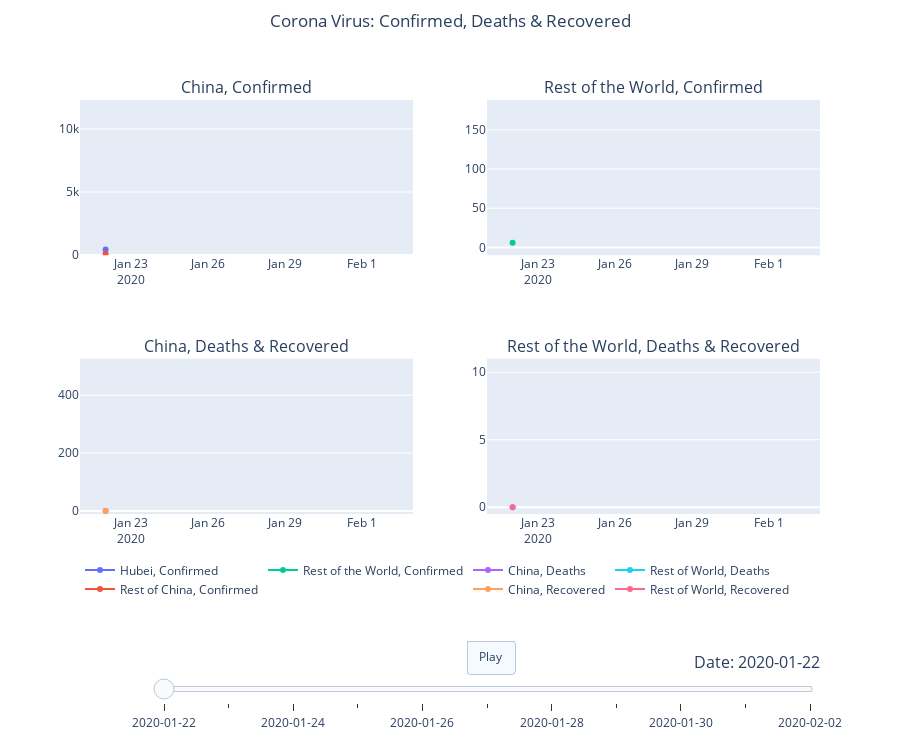

Notebook code for this chart:
### Markdown cell above
Lastly, let's see how number of confirmed, deaths and recovered evolve over time, in China and the rest of the world.

**Take care**, y-scales are very different!

### Code cell
import plotly.express as px
import plotly.graph_objs as go
from plotly.offline import iplot, init_notebook_mode
import plotly.figure_factory as ff
from plotly import subplots
init_notebook_mode(connected=True)

from datetime import timedelta

china=df.loc[df['Country']=='China']
hubei=china.loc[china['PS']=='Hubei']
rest_of_china=china.loc[china['PS']!='Hubei'].groupby('Date').sum().reset_index()

china=china.groupby('Date').sum().reset_index()

agg_df=df.groupby(['Country', 'Date']).sum().reset_index()

rest_df=agg_df.loc[agg_df['Country']!='China'].groupby('Date').sum().reset_index()



dates = np.sort(df['Date'].unique())
dt_range = [np.min(dates)-timedelta(days=1), np.max(dates)+timedelta(days=1)]

# Row 1
frames_hubei = [go.Scatter(x=hubei['Date'],
                           y=hubei.loc[hubei['Date']<=dt, 'Confirmed'],
                           name='Hubei, Confirmed',
                           legendgroup="21") for dt in dates]

frames_rchina = [go.Scatter(x=rest_of_china['Date'],
                           y=rest_of_china.loc[rest_of_china['Date']<=dt, 'Confirmed'],
                           name='Rest of China, Confirmed',
                           legendgroup="21") for dt in dates]


frames_world = [go.Scatter(x=rest_df['Date'],
                           y=rest_df.loc[rest_df['Date']<=dt, 'Confirmed'],
                           name='Rest of the World, Confirmed',
                           legendgroup="22") for dt in dates]


# Row 2
frames_china_d = [go.Scatter(x=china['Date'],
                           y=china.loc[china['Date']<=dt, 'Deaths'],
                           name='China, Deaths',
                           legendgroup="31") for dt in dates]

frames_china_r = [go.Scatter(x=china['Date'],
                           y=china.loc[china['Date']<=dt, 'Recovered'],
                           name='China, Recovered',
                           legendgroup="31") for dt in dates]


frames_world_d = [go.Scatter(x=rest_df['Date'],
                           y=rest_df.loc[rest_df['Date']<=dt, 'Deaths'],
                           name='Rest of World, Deaths',
                           legendgroup="32") for dt in dates]

frames_world_r = [go.Scatter(x=rest_df['Date'],
                           y=rest_df.loc[rest_df['Date']<=dt, 'Recovered'],
                           name='Rest of World, Recovered',
                           legendgroup="32") for dt in dates]




fig = make_subplots(
    rows=2, cols=2,
    specs=[[{}, {}],
           [{}, {}]],
    subplot_titles=("China, Confirmed", 'Rest of the World, Confirmed',
                    "China, Deaths & Recovered", 'Rest of the World, Deaths & Recovered'))


# Row 1: Confirmed
fig.add_trace(frames_hubei[0], row=1, col=1)
fig.add_trace(frames_rchina[0], row=1, col=1)
fig.add_trace(frames_world[0], row=1,col=2)


# Row 2: Deaths & Recovered
fig.add_trace(frames_china_d[0], row=2, col=1)
fig.add_trace(frames_china_r[0], row=2, col=1)
fig.add_trace(frames_world_d[0], row=2,col=2)
fig.add_trace(frames_world_r[0], row=2,col=2)


# Add Layout
fig.update_xaxes(showgrid=False)

fig.update_layout(
        title={
            'text': 'Corona Virus: Confirmed, Deaths & Recovered',
            'y':0.98,
            'x':0.5,
            'xanchor': 'center',
            'yanchor': 'top'},
        height=750,
        legend_orientation="h",
        #legend=dict(x=1, y=0.4),
        xaxis1=dict(range=dt_range, autorange=False),
        yaxis1=dict(range=[-10, hubei['Confirmed'].max()*1.1 ], autorange=False),
        xaxis2=dict(range=dt_range, autorange=False),
        yaxis2=dict(range=[-10, rest_df['Confirmed'].max()*1.1 ], autorange=False),
        xaxis3=dict(range=dt_range, autorange=False),
        yaxis3=dict(range=[-10, np.max([china['Recovered'].max(), china['Deaths'].max()])*1.1 ], autorange=False),
        xaxis4=dict(range=dt_range, autorange=False),
        yaxis4=dict(range=[-0.5, np.max([rest_df['Recovered'].max(), rest_df['Deaths'].max()])*1.1], autorange=False),
        )


frames = [dict(
               name = str(dt),
               data = [frames_hubei[i], frames_rchina[i], frames_world[i],
                       frames_china_d[i], frames_china_r[i],
                       frames_world_d[i], frames_world_r[i]
                       ],
               traces=[0, 1, 2, 3, 4 ,5 ,6, 7]
              ) for i, dt in enumerate(dates)]



updatemenus = [dict(type='buttons',
                    buttons=[dict(label='Play',
                                  method='animate',
                                  args=[[str(dt) for dt in dates[1:]], 
                                         dict(frame=dict(duration=500, redraw=False), 
                                              transition=dict(duration=0),
                                              easing='linear',
                                              fromcurrent=True,
                                              mode='immediate'
                                                                 )])],
                    direction= 'left', 
                    pad=dict(r= 10, t=85), 
                    showactive =True, x= 0.6, y= -0.1, xanchor= 'right', yanchor= 'top')
            ]

sliders = [{'yanchor': 'top',
            'xanchor': 'left', 
            'currentvalue': {'font': {'size': 16}, 'prefix': 'Date: ', 'visible': True, 'xanchor': 'right'},
            'transition': {'duration': 500.0, 'easing': 'linear'},
            'pad': {'b': 10, 't': 50}, 
            'len': 0.9, 'x': 0.1, 'y': -0.2, 
            'steps': [{'args': [[str(dt)], {'frame': {'duration': 500.0, 'easing': 'linear', 'redraw': False},
                                      'transition': {'duration': 0, 'easing': 'linear'}}], 
                       'label': str(dt), 'method': 'animate'} for dt in dates     
                    ]}]



fig.update(frames=frames),
fig.update_layout(updatemenus=updatemenus,
                  sliders=sliders);
fig.show()

### Figure 1 — Plotly figure (JSON) as saved in the notebook; plotly's stock layout.template omitted (floating-point values rounded to 4 significant figures)
{"data": [{"legendgroup": "21", "name": "Hubei, Confirmed", "type": "scatter", "x": ["2020-01-22", "2020-01-23", "2020-01-24", "2020-01-25", "2020-01-26", "2020-01-27", "2020-01-28", "2020-01-29", "2020-01-30", "2020-01-31", "2020-02-02"], "xaxis": "x", "y": [444], "yaxis": "y"}, {"legendgroup": "21", "name": "Rest of China, Confirmed", "type": "scatter", "x": ["2020-01-22", "2020-01-23", "2020-01-24", "2020-01-25", "2020-01-26", "2020-01-27", "2020-01-28", "2020-01-29", "2020-01-30", "2020-01-31", "2020-02-02"], "xaxis": "x", "y": [105], "yaxis": "y"}, {"legendgroup": "22", "name": "Rest of the World, Confirmed", "type": "scatter", "x": ["2020-01-22", "2020-01-23", "2020-01-24", "2020-01-25", "2020-01-26", "2020-01-27", "2020-01-28", "2020-01-29", "2020-01-30", "2020-01-31", "2020-02-02"], "xaxis": "x2", "y": [6], "yaxis": "y2"}, {"legendgroup": "31", "name": "China, Deaths", "type": "scatter", "x": ["2020-01-22", "2020-01-23", "2020-01-24", "2020-01-25", "2020-01-26", "2020-01-27", "2020-01-28", "2020-01-29", "2020-01-30", "2020-01-31", "2020-02-02"], "xaxis": "x3", "y": [0], "yaxis": "y3"}, {"legendgroup": "31", "name": "China, Recovered", "type": "scatter", "x": ["2020-01-22", "2020-01-23", "2020-01-24", "2020-01-25", "2020-01-26", "2020-01-27", "2020-01-28", "2020-01-29", "2020-01-30", "2020-01-31", "2020-02-02"], "xaxis": "x3", "y": [0], "yaxis": "y3"}, {"legendgroup": "32", "name": "Rest of World, Deaths", "type": "scatter", "x": ["2020-01-22", "2020-01-23", "2020-01-24", "2020-01-25", "2020-01-26", "2020-01-27", "2020-01-28", "2020-01-29", "2020-01-30", "2020-01-31", "2020-02-02"], "xaxis": "x4", "y": [0], "yaxis": "y4"}, {"legendgroup": "32", "name": "Rest of World, Recovered", "type": "scatter", "x": ["2020-01-22", "2020-01-23", "2020-01-24", "2020-01-25", "2020-01-26", "2020-01-27", "2020-01-28", "2020-01-29", "2020-01-30", "2020-01-31", "2020-02-02"], "xaxis": "x4", "y": [0], "yaxis": "y4"}], "layout": {"annotations": [{"font": {"size": 16}, "showarrow": false, "text": "China, Confirmed", "x": 0.225, "xanchor": "center", "xref": "paper", "y": 1, "yanchor": "bottom", "yref": "paper"}, {"font": {"size": 16}, "showarrow": false, "text": "Rest of the World, Confirmed", "x": 0.775, "xanchor": "center", "xref": "paper", "y": 1, "yanchor": "bottom", "yref": "paper"}, {"font": {"size": 16}, "showarrow": false, "text": "China, Deaths & Recovered", "x": 0.225, "xanchor": "center", "xref": "paper", "y": 0.375, "yanchor": "bottom", "yref": "paper"}, {"font": {"size": 16}, "showarrow": false, "text": "Rest of the World, Deaths & Recovered", "x": 0.775, "xanchor": "center", "xref": "paper", "y": 0.375, "yanchor": "bottom", "yref": "paper"}], "height": 750, "legend": {"orientation": "h"}, "sliders": [{"currentvalue": {"font": {"size": 16}, "prefix": "Date: ", "visible": true, "xanchor": "right"}, "len": 0.9, "pad": {"b": 10, "t": 50}, "steps": [{"args": [["2020-01-22"], {"frame": {"duration": 500, "easing": "linear", "redraw": false}, "transition": {"duration": 0, "easing": "linear"}}], "label": "2020-01-22", "method": "animate"}, {"args": [["2020-01-23"], {"frame": {"duration": 500, "easing": "linear", "redraw": false}, "transition": {"duration": 0, "easing": "linear"}}], "label": "2020-01-23", "method": "animate"}, {"args": [["2020-01-24"], {"frame": {"duration": 500, "easing": "linear", "redraw": false}, "transition": {"duration": 0, "easing": "linear"}}], "label": "2020-01-24", "method": "animate"}, {"args": [["2020-01-25"], {"frame": {"duration": 500, "easing": "linear", "redraw": false}, "transition": {"duration": 0, "easing": "linear"}}], "label": "2020-01-25", "method": "animate"}, {"args": [["2020-01-26"], {"frame": {"duration": 500, "easing": "linear", "redraw": false}, "transition": {"duration": 0, "easing": "linear"}}], "label": "2020-01-26", "method": "animate"}, {"args": [["2020-01-27"], {"frame": {"duration": 500, "easing": "linear", "redraw": false}, "transition": {"duration": 0, "easing": "linear"}}], "label": "2020-01-27", "method": "animate"}, {"args": [["2020-01-28"], {"frame": {"duration": 500, "easing": "linear", "redraw": false}, "transition": {"duration": 0, "easing": "linear"}}], "label": "2020-01-28", "method": "animate"}, {"args": [["2020-01-29"], {"frame": {"duration": 500, "easing": "linear", "redraw": false}, "transition": {"duration": 0, "easing": "linear"}}], "label": "2020-01-29", "method": "animate"}, {"args": [["2020-01-30"], {"frame": {"duration": 500, "easing": "linear", "redraw": false}, "transition": {"duration": 0, "easing": "linear"}}], "label": "2020-01-30", "method": "animate"}, {"args": [["2020-01-31"], {"frame": {"duration": 500, "easing": "linear", "redraw": false}, "transition": {"duration": 0, "easing": "linear"}}], "label": "2020-01-31", "method": "animate"}, {"args": [["2020-02-02"], {"frame": {"duration": 500, "easing": "linear", "redraw": false}, "transition": {"duration": 0, "easing": "linear"}}], "label": "2020-02-02", "method": "animate"}], "transition": {"duration": 500, "easing": "linear"}, "x": 0.1, "xanchor": "left", "y": -0.2, "yanchor": "top"}], "title": {"text": "Corona Virus: Confirmed, Deaths & Recovered", "x": 0.5, "xanchor": "center", "y": 0.98, "yanchor": "top"}, "updatemenus": [{"buttons": [{"args": [["2020-01-23", "2020-01-24", "2020-01-25", "2020-01-26", "2020-01-27", "2020-01-28", "2020-01-29", "2020-01-30", "2020-01-31", "2020-02-02"], {"easing": "linear", "frame": {"duration": 500, "redraw": false}, "fromcurrent": true, "mode": "immediate", "transition": {"duration": 0}}], "label": "Play", "method": "animate"}], "direction": "left", "pad": {"r": 10, "t": 85}, "showactive": true, "type": "buttons", "x": 0.6, "xanchor": "right", "y": -0.1, "yanchor": "top"}], "xaxis": {"anchor": "y", "autorange": false, "domain": [0, 0.45], "range": ["2020-01-21", "2020-02-03"], "showgrid": false}, "xaxis2": {"anchor": "y2", "autorange": false, "domain": [0.55, 1], "range": ["2020-01-21", "2020-02-03"], "showgrid": false}, "xaxis3": {"anchor": "y3", "autorange": false, "domain": [0, 0.45], "range": ["2020-01-21", "2020-02-03"], "showgrid": false}, "xaxis4": {"anchor": "y4", "autorange": false, "domain": [0.55, 1], "range": ["2020-01-21", "2020-02-03"], "showgrid": false}, "yaxis": {"anchor": "x", "autorange": false, "domain": [0.625, 1], "range": [-10, 12290.0]}, "yaxis2": {"anchor": "x2", "autorange": false, "domain": [0.625, 1], "range": [-10, 188.1]}, "yaxis3": {"anchor": "x3", "autorange": false, "domain": [0, 0.375], "range": [-10, 525.8]}, "yaxis4": {"anchor": "x4", "autorange": false, "domain": [0, 0.375], "range": [-0.5, 11]}}}
